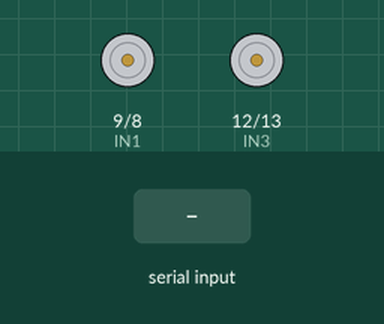
A sketch run on a simulated Arduino Uno, built with avr-gcc and run on an emulated ATmega328P. Parts: motor-driver pin pairs drawn as motors (green arrow = first pin HIGH = forward, orange = second pin HIGH = backward, longer = more drive, scaled by the enable pin). Inputs (shaded band) come from the test bench.

Above: at 1.2 s.
1.3 s: "F" received over Serial
At 2.5 s:
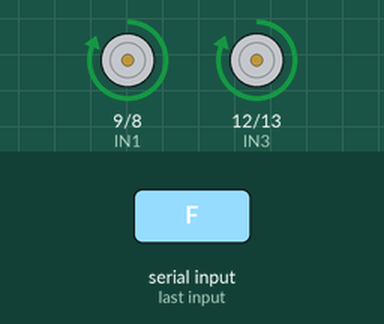
2.8 s: "L" received over Serial
At 3.4 s:
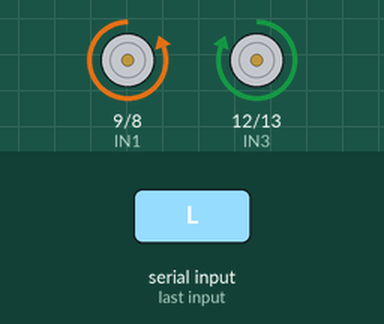
5.1 s: "R" received over Serial
At 5.5 s:
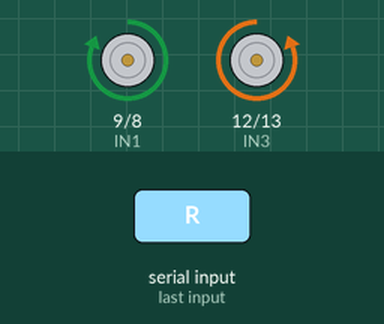
7.4 s: "S" received over Serial
At 8.5 s:
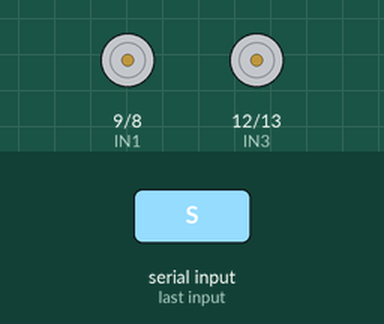
Timing chart, 0 to 9.9 s (numbered marks = the images above; inputs shaded):
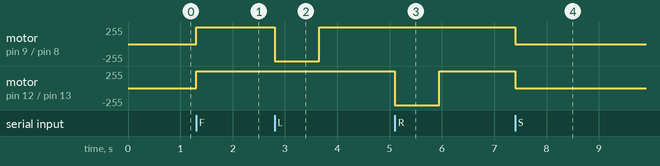

The sketch:

Kode_Arduino_Obstacle_Avoidance_Yolo_V8_dan_OpenCV.ino
```cpp
// Pin motor
const int IN1 = 9;  // Motor A input 1
const int IN2 = 8;  // Motor A input 2
const int ENA = 10;  // Motor A enable (PWM)
const int IN3 = 12;  // Motor B input 1
const int IN4 = 13;  // Motor B input 2
const int ENB = 11;  // Motor B enable (PWM)

// Deklarasi fungsi
void moveForward();
void stopMotors();
void turnLeft();
void turnRight();

void setup() {
  // Konfigurasi pin sebagai output
  pinMode(IN1, OUTPUT);
  pinMode(IN2, OUTPUT);
  pinMode(ENA, OUTPUT);
  pinMode(IN3, OUTPUT);
  pinMode(IN4, OUTPUT);
  pinMode(ENB, OUTPUT);

  // Mulai komunikasi serial
  Serial.begin(9600);
}

void loop() {
  // Cek apakah ada data dari serial
  if (Serial.available()) {
    char command = Serial.read();  // Baca perintah

    // Kendali motor berdasarkan perintah
    if (command == 'F') {  // Forward
      moveForward();
    } else if (command == 'L') {  // Left
      turnLeft();
      delay(850);  // Belok selama 1 detik
      moveForward();  // Kembali maju
    } else if (command == 'R') {  // Right
      turnRight();
      delay(850);  // Belok selama 1 detik
      moveForward();  // Kembali maju
    } else if (command == 'S') {  // Stop
      stopMotors();
    }
  }
}

// Fungsi untuk maju
void moveForward() {
  digitalWrite(IN1, HIGH);
  digitalWrite(IN2, LOW);
  digitalWrite(IN3, HIGH);
  digitalWrite(IN4, LOW);
  analogWrite(ENA, 255);  // Kecepatan motor A
  analogWrite(ENB, 255);  // Kecepatan motor B
}

// Fungsi untuk berhenti
void stopMotors() {
  digitalWrite(IN1, LOW);
  digitalWrite(IN2, LOW);
  digitalWrite(IN3, LOW);
  digitalWrite(IN4, LOW);
}

// Fungsi untuk belok kiri
void turnLeft() {
  digitalWrite(IN1, LOW);
  digitalWrite(IN2, HIGH);
  digitalWrite(IN3, HIGH);
  digitalWrite(IN4, LOW);
  analogWrite(ENA, 255);  // Kecepatan motor A
  analogWrite(ENB, 255);  // Kecepatan motor B
}

// Fungsi untuk belok kanan
void turnRight() {
  digitalWrite(IN1, HIGH);
  digitalWrite(IN2, LOW);
  digitalWrite(IN3, LOW);
  digitalWrite(IN4, HIGH);
  analogWrite(ENA, 255);  // Kecepatan motor A
  analogWrite(ENB, 255);  // Kecepatan motor B
}
```

Measured:
- after the input at 1.3 s, motor on pin 9 (IN1) / pin 8 (IN2), motor on pin 12 (IN3) / pin 13 (IN4): stopped → forward 255/255 at once
- after the input at 2.8 s, motor on pin 9 (IN1) / pin 8 (IN2): forward 255/255 → backward 255/255 at once, → forward 255/255 0.85 s later
- after the input at 5.1 s, motor on pin 12 (IN3) / pin 13 (IN4): forward 255/255 → backward 255/255 at once, → forward 255/255 0.85 s later
- after the input at 7.4 s, motor on pin 9 (IN1) / pin 8 (IN2), motor on pin 12 (IN3) / pin 13 (IN4): forward 255/255 → stopped at once
